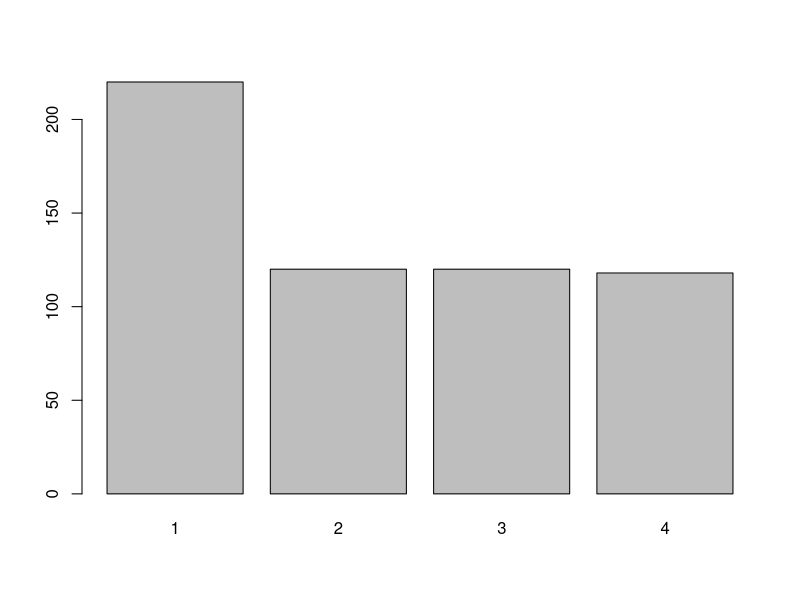
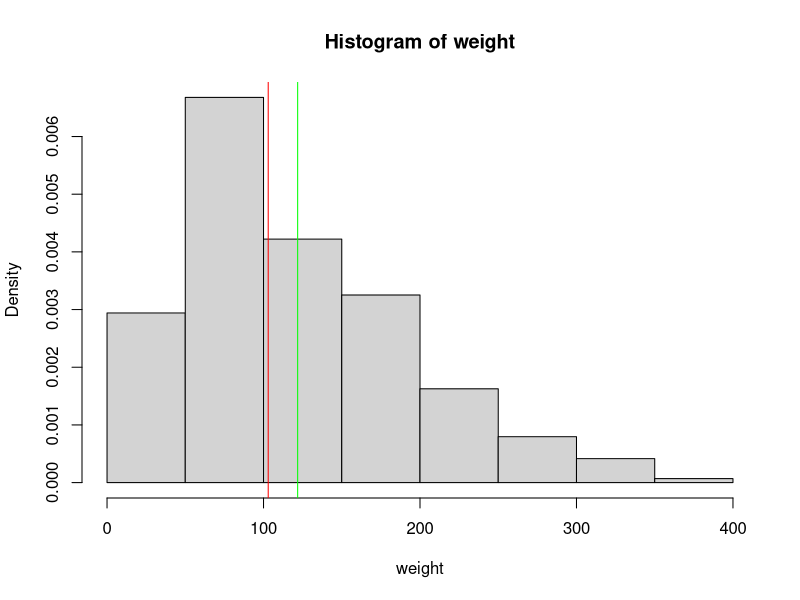
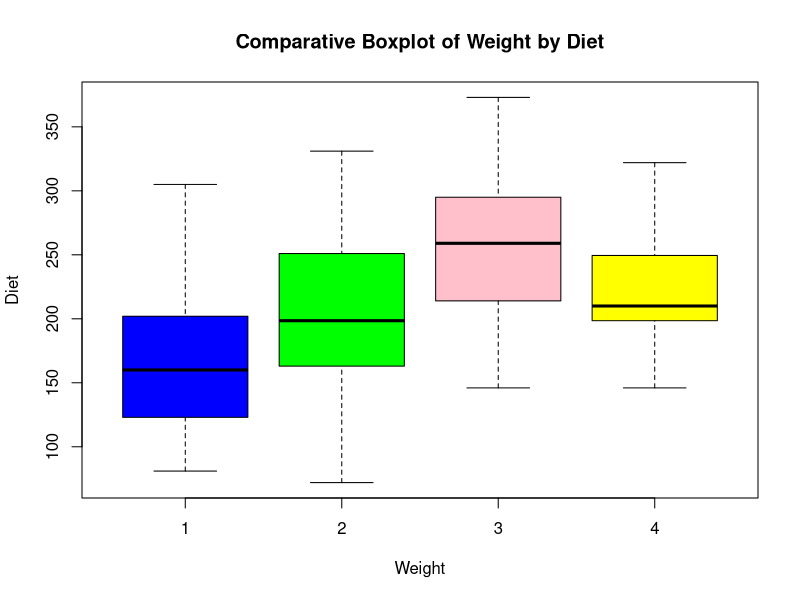
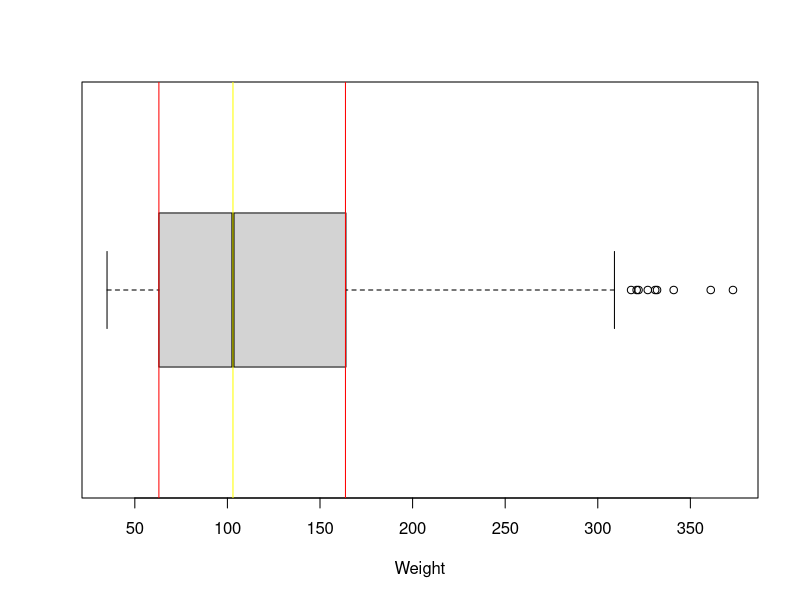
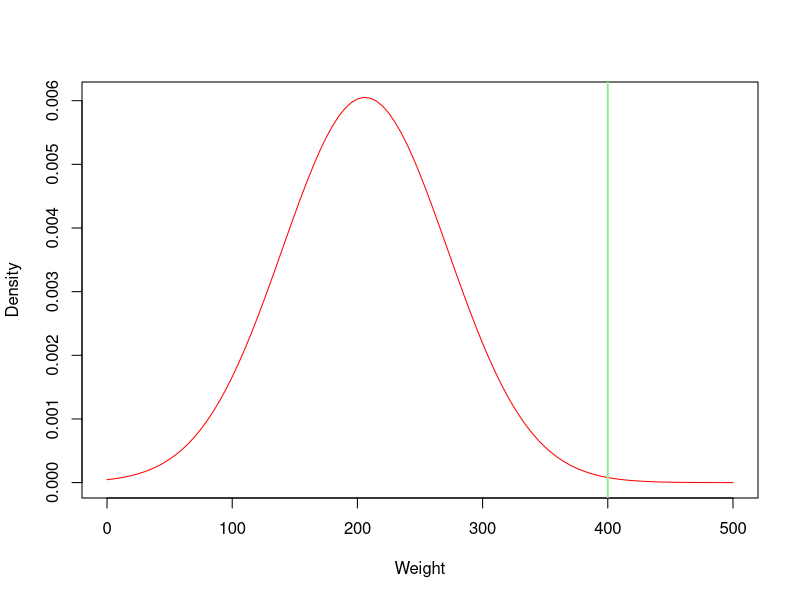

These figures' R source, in order:
## ---- chunk 1
### Write your code here. The code is completed in Task 1.0 for demonstration.
dim(ChickWeight) # the dimension of the ChickWeight data set
names(ChickWeight) # display variable names
head(ChickWeight) # display the first several variables
## ---- chunk 2
### Code for Task 1.1. Write your code here

### produce the frequency table
table(ChickWeight$Diet)

### produce the barplot
barplot(table(ChickWeight$Diet))

## ---- chunk 3
### Code for Task 1.2. Write your code here
###
weight = ChickWeight$weight 

# sample mean
mean(weight)

# sample median
median(weight)

# create the histgram
hist(weight,freq = FALSE)

# locations of the sample median and sample mean
abline(v=mean(weight),col="green")
abline(v=median(weight),col="red")
## ---- chunk 4
### Code for Task 2.1. Write your code here

# select records that have 18+ days
ChickWeight_18 = ChickWeight[ChickWeight$Time >= 18, ]

weight_18 = ChickWeight_18$weight
diet_18 = ChickWeight_18$Diet

# produce the comparative boxplot
boxplot(weight_18 ~ diet_18, main = "Comparative Boxplot of Weight by Diet", xlab = "Weight",ylab = "Diet",col = c("blue", "green", "pink", "yellow"))

## ---- chunk 5
### Code for Task 2.2.  Write your code here

# sample median
median(weight)

# calculate the 25th and 75th percentiles (first and third quartiles)
q1 = quantile(weight, 0.25)
q3 = quantile(weight, 0.75)

# produce the boxplot
boxplot(weight,horizontal = TRUE , xlab = "Weight")

# add a line for the sample median
abline(v = median(weight), col = "yellow")  # median

# add lines for the 1st Quartile and 3rd Quartile
abline(v = q1, col = "red")  # 1st quartile (Q1)
abline(v = q3, col = "red")  # 3rd quartile (Q3)

## ---- chunk 6
### Code for Task 2.3.  Write your code here


# Calculate the IQR
iqr <- q3 - q1

# Calculate upper and lower threshold
lower_threshold <- q1 - 1.5 * iqr
upper_threshold <- q3 + 1.5 * iqr

outliers = ChickWeight$weight[ChickWeight$weight < lower_threshold | ChickWeight$weight > upper_threshold]


# print

# lower threshold
lower_threshold

# upper threshold
upper_threshold

# print all outliers
outliers

# number of outliers
length(outliers)

## ---- chunk 7
### Code for Task 3.1.  Write your code here

# filter the ChickWeight dataset for records where Time is between 18 and 21 (inclusive)
ChickWeight_18_21 = ChickWeight[ChickWeight$Time >= 18 & ChickWeight$Time <= 21, ]

# calculate the sample mean and sample standard deviation
sample_mean = mean(ChickWeight_18_21$weight)
sample_sd = sd(ChickWeight_18_21$weight)

# Print sample mean and sample sd
sample_mean
sample_sd

# Draw the normal curve with the calculated mean and sd
curve(dnorm(x, sample_mean, sample_sd), xlim = c(0,500), col = "red",xlab = "Weight", ylab = "Density")

abline(v = 400, col = "lightgreen", lwd = 2)

# calculate the proportion above 400
proportion_above_400 = pnorm(400, sample_mean, sample_sd, lower.tail = FALSE)

# calculate the percentage above 400
percentage_above_400 <- round(proportion_above_400 * 100, 2)

# print the percentage above 400
percentage_above_400

## ---- chunk 8
### Code for Task 3.2.  Write your code here
###

percentile_30 = qnorm(0.30, sample_mean, sample_sd)

# round to 2 decimals
percentile_30 = round(percentile_30, 2)

# print 
percentile_30

## ---- chunk 9
### Code for Task 3.3. 
###

my_pop_var = function(X){

  mu = mean(X)
  
  pop_variance = sum((X - mu)^2) / length(X)
  
  return(pop_variance)
}

## ---- chunk 10
### Code for Task 3.4.  Write your code here
###
my_pop_var(ChickWeight$weight)
